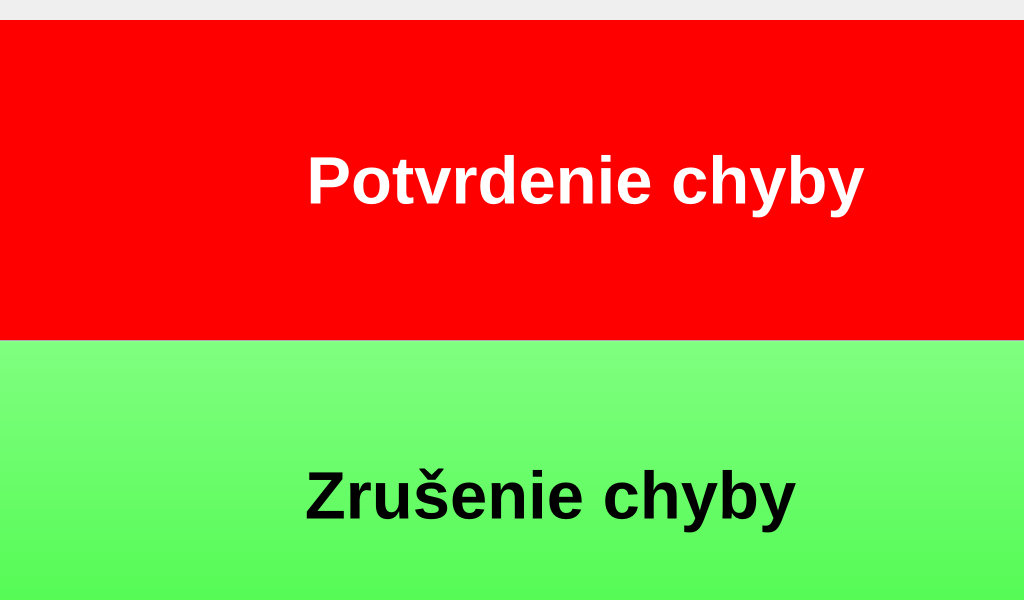
<?xml version="1.0" encoding="UTF-8"?>
<ui version="4.0">
 <class>gaffe</class>
 <widget class="QDialog" name="gaffe">
  <property name="geometry">
   <rect>
    <x>0</x>
    <y>0</y>
    <width>1024</width>
    <height>600</height>
   </rect>
  </property>
  <property name="palette">
   <palette>
    <active>
     <colorrole role="Text">
      <brush brushstyle="SolidPattern">
       <color alpha="255">
        <red>255</red>
        <green>255</green>
        <blue>255</blue>
       </color>
      </brush>
     </colorrole>
     <colorrole role="PlaceholderText">
      <brush brushstyle="NoBrush">
       <color alpha="128">
        <red>255</red>
        <green>255</green>
        <blue>255</blue>
       </color>
      </brush>
     </colorrole>
    </active>
    <inactive>
     <colorrole role="Text">
      <brush brushstyle="SolidPattern">
       <color alpha="255">
        <red>255</red>
        <green>255</green>
        <blue>255</blue>
       </color>
      </brush>
     </colorrole>
     <colorrole role="PlaceholderText">
      <brush brushstyle="NoBrush">
       <color alpha="128">
        <red>255</red>
        <green>255</green>
        <blue>255</blue>
       </color>
      </brush>
     </colorrole>
    </inactive>
    <disabled>
     <colorrole role="Text">
      <brush brushstyle="SolidPattern">
       <color alpha="255">
        <red>161</red>
        <green>161</green>
        <blue>161</blue>
       </color>
      </brush>
     </colorrole>
     <colorrole role="PlaceholderText">
      <brush brushstyle="NoBrush">
       <color alpha="128">
        <red>255</red>
        <green>255</green>
        <blue>255</blue>
       </color>
      </brush>
     </colorrole>
    </disabled>
   </palette>
  </property>
  <property name="windowTitle">
   <string>Dialog</string>
  </property>
  <widget class="QPushButton" name="gaffeConfirmedButton">
   <property name="geometry">
    <rect>
     <x>0</x>
     <y>20</y>
     <width>1171</width>
     <height>321</height>
    </rect>
   </property>
   <property name="palette">
    <palette>
     <active>
      <colorrole role="Button">
       <brush brushstyle="SolidPattern">
        <color alpha="255">
         <red>255</red>
         <green>0</green>
         <blue>0</blue>
        </color>
       </brush>
      </colorrole>
      <colorrole role="Text">
       <brush brushstyle="SolidPattern">
        <color alpha="255">
         <red>255</red>
         <green>255</green>
         <blue>255</blue>
        </color>
       </brush>
      </colorrole>
      <colorrole role="ButtonText">
       <brush brushstyle="SolidPattern">
        <color alpha="255">
         <red>255</red>
         <green>255</green>
         <blue>255</blue>
        </color>
       </brush>
      </colorrole>
      <colorrole role="PlaceholderText">
       <brush brushstyle="NoBrush">
        <color alpha="128">
         <red>255</red>
         <green>255</green>
         <blue>255</blue>
        </color>
       </brush>
      </colorrole>
     </active>
     <inactive>
      <colorrole role="Button">
       <brush brushstyle="SolidPattern">
        <color alpha="255">
         <red>255</red>
         <green>0</green>
         <blue>0</blue>
        </color>
       </brush>
      </colorrole>
      <colorrole role="Text">
       <brush brushstyle="SolidPattern">
        <color alpha="255">
         <red>255</red>
         <green>255</green>
         <blue>255</blue>
        </color>
       </brush>
      </colorrole>
      <colorrole role="ButtonText">
       <brush brushstyle="SolidPattern">
        <color alpha="255">
         <red>255</red>
         <green>255</green>
         <blue>255</blue>
        </color>
       </brush>
      </colorrole>
      <colorrole role="PlaceholderText">
       <brush brushstyle="NoBrush">
        <color alpha="128">
         <red>255</red>
         <green>255</green>
         <blue>255</blue>
        </color>
       </brush>
      </colorrole>
     </inactive>
     <disabled>
      <colorrole role="Button">
       <brush brushstyle="SolidPattern">
        <color alpha="255">
         <red>255</red>
         <green>0</green>
         <blue>0</blue>
        </color>
       </brush>
      </colorrole>
      <colorrole role="Text">
       <brush brushstyle="SolidPattern">
        <color alpha="255">
         <red>161</red>
         <green>161</green>
         <blue>161</blue>
        </color>
       </brush>
      </colorrole>
      <colorrole role="ButtonText">
       <brush brushstyle="SolidPattern">
        <color alpha="255">
         <red>161</red>
         <green>161</green>
         <blue>161</blue>
        </color>
       </brush>
      </colorrole>
      <colorrole role="PlaceholderText">
       <brush brushstyle="NoBrush">
        <color alpha="128">
         <red>255</red>
         <green>255</green>
         <blue>255</blue>
        </color>
       </brush>
      </colorrole>
     </disabled>
    </palette>
   </property>
   <property name="font">
    <font>
     <pointsize>50</pointsize>
     <weight>75</weight>
     <bold>true</bold>
     <kerning>true</kerning>
    </font>
   </property>
   <property name="autoFillBackground">
    <bool>true</bool>
   </property>
   <property name="text">
    <string>Potvrdenie chyby</string>
   </property>
   <property name="default">
    <bool>false</bool>
   </property>
   <property name="flat">
    <bool>true</bool>
   </property>
  </widget>
  <widget class="QPushButton" name="gaffeCancelledButton">
   <property name="geometry">
    <rect>
     <x>-30</x>
     <y>340</y>
     <width>1161</width>
     <height>311</height>
    </rect>
   </property>
   <property name="palette">
    <palette>
     <active>
      <colorrole role="Button">
       <brush brushstyle="SolidPattern">
        <color alpha="255">
         <red>0</red>
         <green>255</green>
         <blue>0</blue>
        </color>
       </brush>
      </colorrole>
      <colorrole role="Light">
       <brush brushstyle="SolidPattern">
        <color alpha="255">
         <red>0</red>
         <green>255</green>
         <blue>0</blue>
        </color>
       </brush>
      </colorrole>
     </active>
     <inactive>
      <colorrole role="Button">
       <brush brushstyle="SolidPattern">
        <color alpha="255">
         <red>0</red>
         <green>255</green>
         <blue>0</blue>
        </color>
       </brush>
      </colorrole>
      <colorrole role="Light">
       <brush brushstyle="SolidPattern">
        <color alpha="255">
         <red>0</red>
         <green>255</green>
         <blue>0</blue>
        </color>
       </brush>
      </colorrole>
     </inactive>
     <disabled>
      <colorrole role="Button">
       <brush brushstyle="SolidPattern">
        <color alpha="255">
         <red>0</red>
         <green>255</green>
         <blue>0</blue>
        </color>
       </brush>
      </colorrole>
      <colorrole role="Light">
       <brush brushstyle="SolidPattern">
        <color alpha="255">
         <red>0</red>
         <green>255</green>
         <blue>0</blue>
        </color>
       </brush>
      </colorrole>
     </disabled>
    </palette>
   </property>
   <property name="font">
    <font>
     <pointsize>50</pointsize>
     <weight>75</weight>
     <bold>true</bold>
    </font>
   </property>
   <property name="text">
    <string>Zrušenie chyby</string>
   </property>
   <property name="flat">
    <bool>false</bool>
   </property>
  </widget>
 </widget>
 <resources/>
 <connections/>
</ui>
